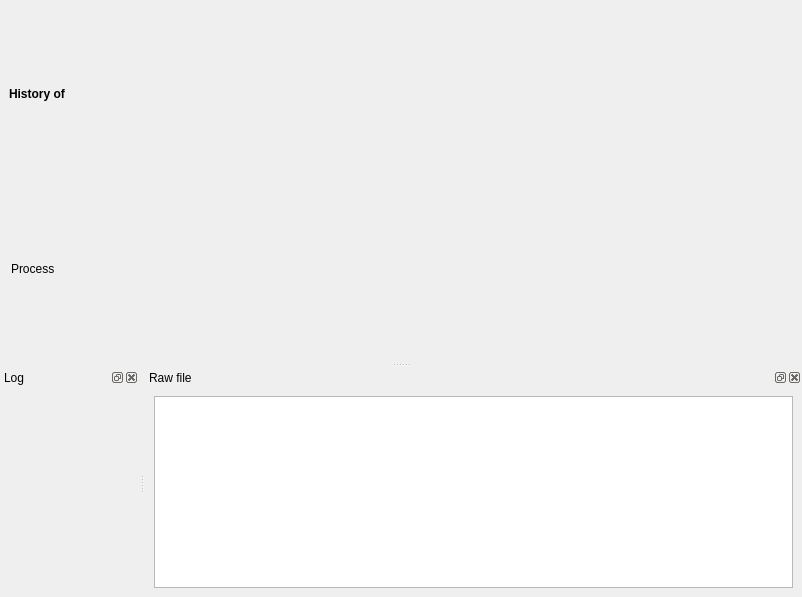
<?xml version="1.0" encoding="UTF-8"?>
<ui version="4.0">
 <class>MainWindow</class>
 <widget class="QMainWindow" name="MainWindow">
  <property name="geometry">
   <rect>
    <x>0</x>
    <y>0</y>
    <width>802</width>
    <height>597</height>
   </rect>
  </property>
  <property name="windowTitle">
   <string>Data history</string>
  </property>
  <property name="dockOptions">
   <set>QMainWindow::AllowTabbedDocks|QMainWindow::AnimatedDocks</set>
  </property>
  <widget class="QWidget" name="centralwidget">
   <layout class="QVBoxLayout" name="verticalLayout">
    <item>
     <widget class="QLabel" name="info">
      <property name="font">
       <font>
        <weight>75</weight>
        <bold>true</bold>
       </font>
      </property>
      <property name="autoFillBackground">
       <bool>false</bool>
      </property>
      <property name="text">
       <string>History of</string>
      </property>
      <property name="wordWrap">
       <bool>true</bool>
      </property>
     </widget>
    </item>
    <item>
     <widget class="QWidget" name="process_widget" native="true">
      <layout class="QVBoxLayout" name="verticalLayout_2">
       <property name="margin">
        <number>2</number>
       </property>
       <item>
        <widget class="QLabel" name="label">
         <property name="font">
          <font>
           <weight>50</weight>
           <bold>false</bold>
          </font>
         </property>
         <property name="text">
          <string>Process</string>
         </property>
         <property name="textFormat">
          <enum>Qt::AutoText</enum>
         </property>
        </widget>
       </item>
      </layout>
     </widget>
    </item>
   </layout>
  </widget>
  <widget class="QMenuBar" name="menubar">
   <property name="geometry">
    <rect>
     <x>0</x>
     <y>0</y>
     <width>802</width>
     <height>20</height>
    </rect>
   </property>
  </widget>
  <widget class="QDockWidget" name="log_dock">
   <property name="windowTitle">
    <string>Log</string>
   </property>
   <attribute name="dockWidgetArea">
    <number>8</number>
   </attribute>
   <widget class="QWidget" name="log_widget">
    <layout class="QVBoxLayout" name="verticalLayout_4"/>
   </widget>
  </widget>
  <widget class="QDockWidget" name="text_dock">
   <property name="windowTitle">
    <string>Raw file</string>
   </property>
   <attribute name="dockWidgetArea">
    <number>8</number>
   </attribute>
   <widget class="QWidget" name="dockWidgetContents">
    <layout class="QVBoxLayout" name="verticalLayout_3">
     <item>
      <widget class="QTextEdit" name="text_widget">
       <layout class="QVBoxLayout" name="verticalLayout_5"/>
      </widget>
     </item>
    </layout>
   </widget>
  </widget>
 </widget>
 <resources/>
 <connections/>
</ui>
